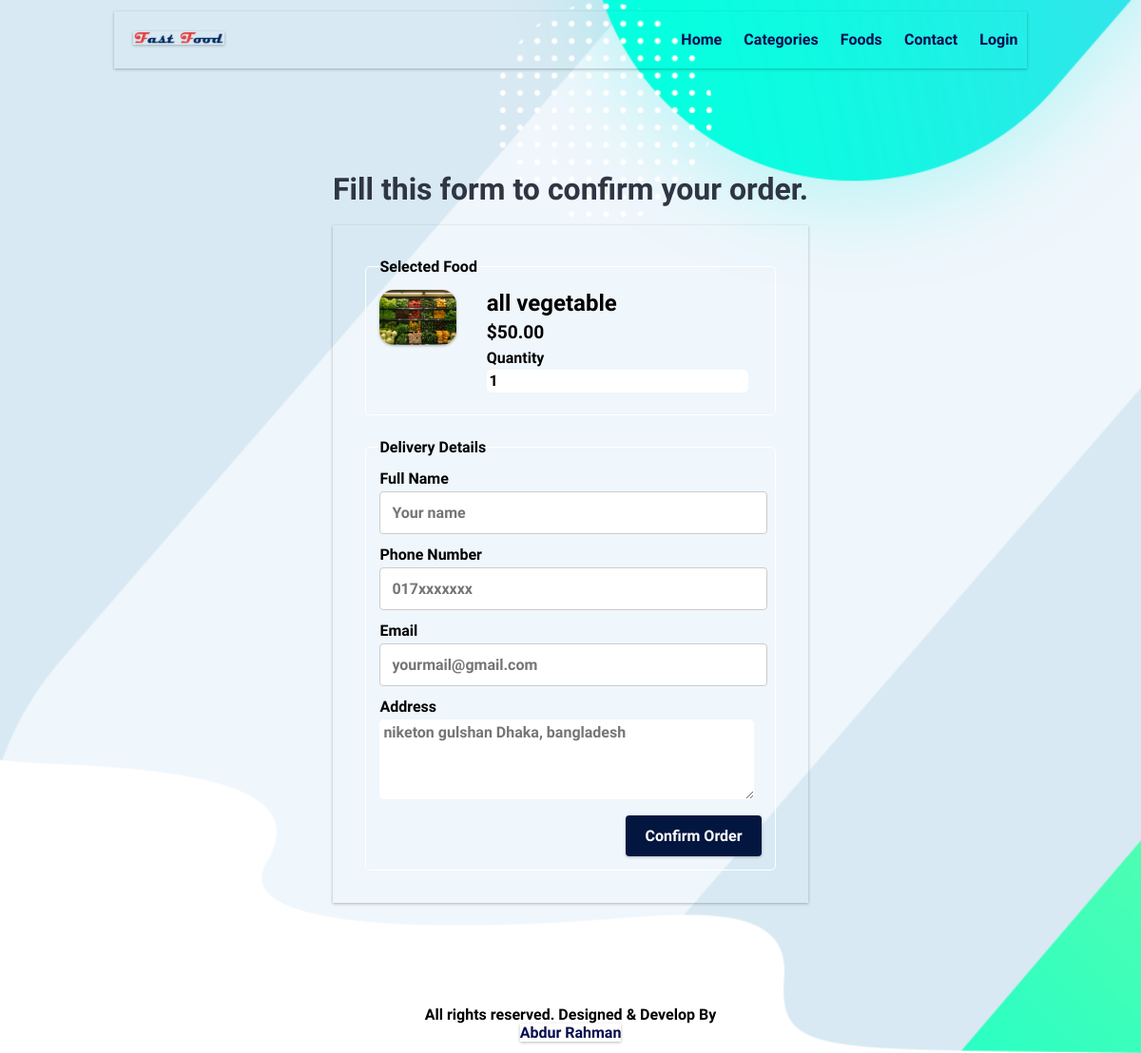
The page /order.php?food_id=1 on the database its author committed.
### tables this page shows
CREATE TABLE `tbl_food` (
  `id` int(10) UNSIGNED NOT NULL,
  `title` varchar(100) NOT NULL,
  `description` text NOT NULL,
  `price` decimal(10,2) NOT NULL,
  `image_name` varchar(255) NOT NULL,
  `category_id` int(10) UNSIGNED NOT NULL,
  `featured` varchar(10) NOT NULL,
  `active` varchar(10) NOT NULL
);

### order.php (the view, shortened to what this page needs)
<?php include('partials-front/menu.php'); ?>
<?php
if (isset($_GET['food_id'])) {
    $food_id = $_GET['food_id'];
    $sql = "SELECT * FROM tbl_food WHERE id=$food_id";
    $res = mysqli_query($conn, $sql);
    $count = mysqli_num_rows($res);
    if ($count == 1) {
        $row = mysqli_fetch_assoc($res);
        $title = $row['title'];
        $price = $row['price'];
        $image_name = $row['image_name'];
    } else {
        header('location:' . SITEURL);
    }
} else {
    header('location:' . SITEURL);
}
?>
<section class="food-search2">
    <div class="container">
        <h2 class="text-center text-white">Fill this form to confirm your order.</h2>
        <form action="" method="POST" class="order">
            <fieldset>
                <legend>Selected Food</legend>
                <div class="food-menu-img">
                    <?php
                    if ($image_name == "") {
                        echo "<div class='error'>Image not Available.</div>";
                    } else {
                    ?>
                        <img src="<?php echo SITEURL; ?>images/food/<?php echo $image_name; ?>" alt="Chicke Hawain Pizza" class="img-responsive img-curve">
                    <?php
                    }
                    ?>
                </div>
                <div class="food-menu-desc">
                    <h3><?php echo $title; ?></h3>
                    <p class="food-price">$<?php echo $price; ?></p>
                    <div class="order-label">Quantity</div>
                    <input type="number" name="qty" class="input-responsive" min="1" max="10" value="1" required>
                </div>
            </fieldset>
            <fieldset>
                <legend>Delivery Details</legend>
                <div class="order-label">Full Name</div>
                <input type="text" name="full-name" placeholder="Your name" class="input-responsive" required>
                <div class="order-label">Phone Number</div>
                <input type="tel" name="contact" placeholder="017xxxxxxx" class="input-responsive" required>
                <div class="order-label">Email</div>
                <input type="email" name="email" placeholder="yourmail@gmail.com" class="input-responsive" required>
                <div class="order-label">Address</div>
                <textarea name="address" rows="4" placeholder="niketon gulshan Dhaka, bangladesh" class="input-responsive" required></textarea>
                <input type="submit" name="submit" value="Confirm Order" class="btn btn-primary">
            </fieldset>
        </form>
    </div>
</section>
<?php include('partials-front/footer.php'); ?>

### css/style.css (style rules this page uses)
* { margin: 0 0; padding: 0 0; font-family: 'Rajdhani', sans-serif; font-weight: 600; }
body { background-image: url('../images/banner-bg.png'); background-size: cover; background-repeat: no-repeat; }
.container { width: 80%; margin: 0 auto; padding: 1%; }
.img-responsive { width: 100%; box-shadow: 0 1px 3px 0 rgb(0 0 0 / 16%), 0 1px 3px 0 rgb(0 0 0 / 12%); }
.img-curve { border-radius: 15px; }
.text-center { text-align: center; }
.btn { padding: 1%; border: none; font-size: 1rem; border-radius: 5px; box-shadow: 0 1px 3px 0 rgb(0 0 0 / 16%), 0 1px 3px 0 rgb(0 0 0 / 12%); }
.btn-primary { cursor: pointer; box-shadow: 0 1px 3px 0 rgb(0 0 0 / 16%), 0 1px 3px 0 rgb(0 0 0 / 12%); }
h2 { color: #2f3542; font-size: 2rem; margin-bottom: 2%; }
h3 { font-size: 1.5rem; }
fieldset { border: 1px solid white; margin: 5%; padding: 3%; border-radius: 5px; }
.food-search2 { background-size: cover; background-repeat: no-repeat; background-position: center; padding: 7% 0; }
.food-menu-img { width: 20%; float: left; }
.food-menu-desc { width: 70%; float: left; margin-left: 8%; }
.food-price { font-size: 1.2rem; margin: 2% 0; }
.order { width: 50%; margin: 0 auto; padding: 10px; box-shadow: 0 1px 3px 0 rgb(0 0 0 / 16%), 0 1px 3px 0 rgb(0 0 0 / 12%); }
.input-responsive { width: 96%; padding: 1%; margin-bottom: 3%; border: none; border-radius: 5px; font-size: 1rem; }
.order-label { margin-bottom: 1%; font-weight: bold; }
input[type='text'], input[type='email'], input[type='password'], input[type='tel'], textarea, select, textarea { width: 95%; padding: 12px; border: 1px solid #ccc; border-radius: 4px; resize: vertical; }
input[type='submit'] { background-color: #03163f; color: white; padding: 12px 20px; border: none; border-radius: 4px; cursor: pointer; float: right; }

### rows shown on the page
tbl_food: image_name (picture), title "all vegetable", price "50.00"
